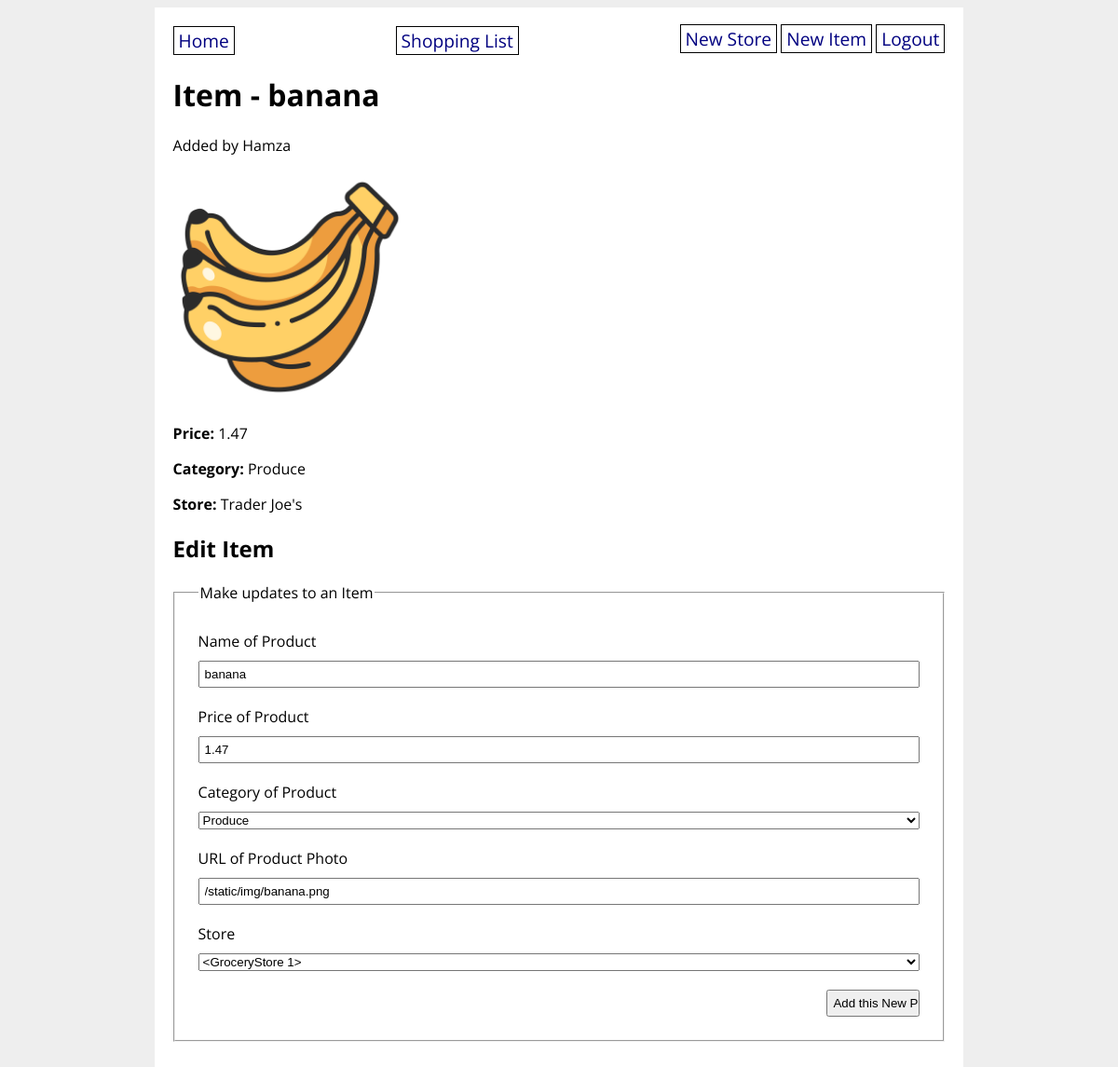
Before: /item/1 (signed in) with the older database file.
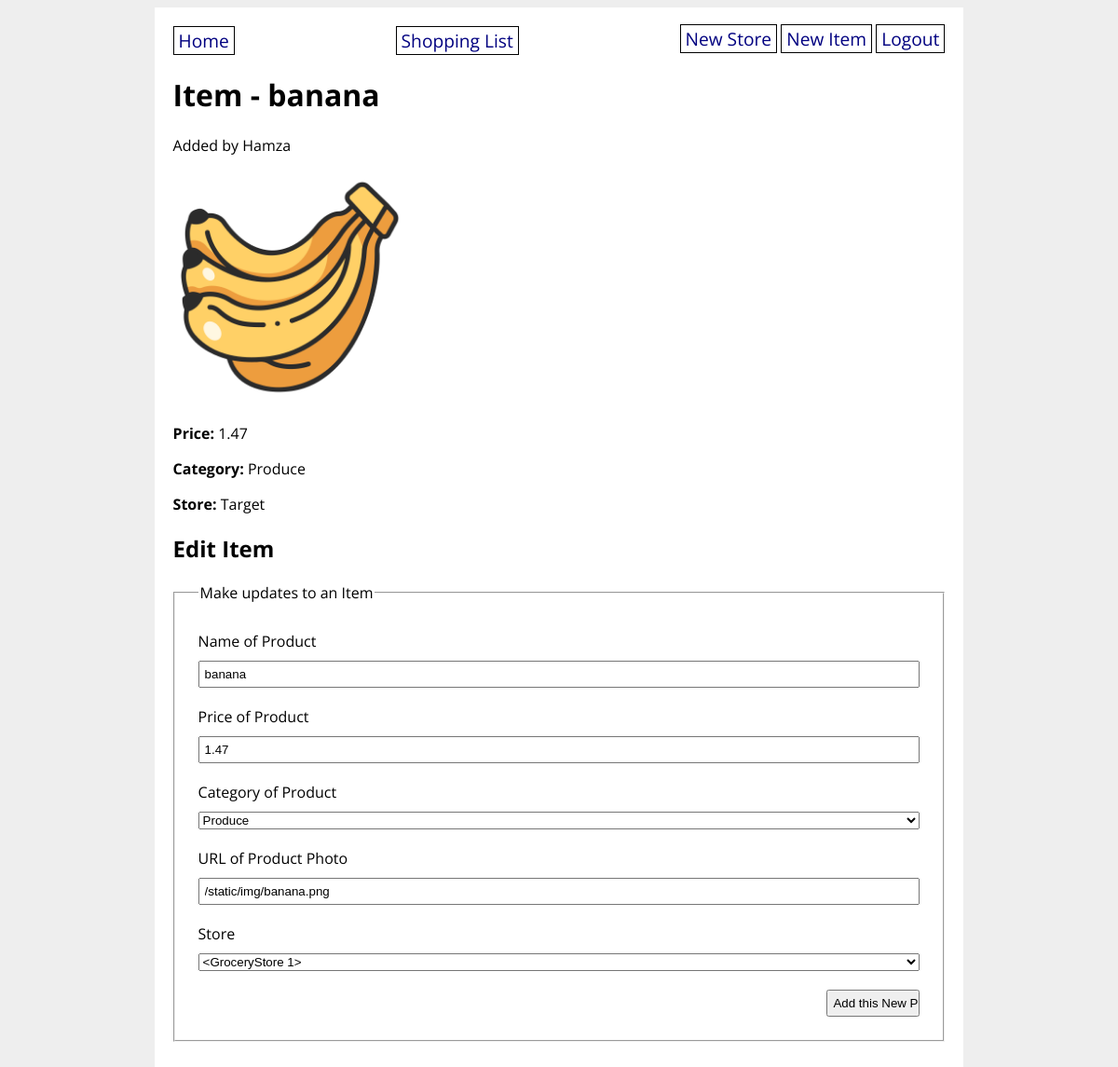
After: the same page with the newer database file.
### grocery_app/models.py (models this page shows)
class GroceryStore(db.Model):
    id = db.Column(db.Integer, primary_key=True)
    title = db.Column(db.String(80), nullable=False)
    address = db.Column(db.String(200), nullable=False)
    items = db.relationship('GroceryItem', back_populates='store')
    created_by_id = db.Column(db.Integer, db.ForeignKey('user.id'))
    created_by = db.relationship('User')

### grocery_app/routes.py (the view, shortened to what this page needs)
@main.route('/item/<item_id>', methods=['GET', 'POST'])
@login_required
def item_detail(item_id):
    item = GroceryItem.query.filter_by(id=item_id).one()
    form = GroceryItemForm(obj=item)
    item = GroceryItem.query.filter_by(id=item_id).one()
    return render_template('item_detail.html', item=item, form=form)

### grocery_app/forms.py
class GroceryItemForm(FlaskForm):
    name = StringField('Name of Product', validators=[DataRequired(), Length(min=3, max=80)])
    price = FloatField('Price of Product', validators=[DataRequired()])
    category = SelectField('Category of Product', choices=ItemCategory.choices())
    photo_url = StringField('URL of Product Photo')
    store = QuerySelectField('Store', query_factory=lambda: GroceryStore.query, allow_blank=False)
    submit = SubmitField('Add this New Product')

### grocery_app/__init__.py (called while the page is built)
@login_manager.user_loader
def load_user(user_id):
    return User.query.get(user_id)

### grocery_app/utils.py (called while the page is built)
    def __str__(self):
        return str(self.value)

### grocery_app/templates/item_detail.html (shortened to what this page needs)
{% extends 'base.html' %}
{% block content %}
<h1>Item - {{ item.name }}</h1>
<p>Added by {{ item.created_by.username }}</p>
<p><img src="{{ item.photo_url }}" width="250px" height="250px"></p>
<p><strong>Price:</strong> {{ item.price }}</p>
<p><strong>Category:</strong> {{ item.category }}</p>
<p><strong>Store:</strong> {{ item.store.title }}</p>
<h2>Edit Item</h2>
<form method="POST" action="{{ url_for('main.item_detail', item_id=item.id) }}">
    <fieldset>
        <legend>Make updates to an Item</legend>
        {{form.name.label}}
        {{form.name}}
        {{form.price.label}}
        {{form.price}}
        {{form.category.label}}
        {{form.category}}
        {{form.photo_url.label}}
        {{form.photo_url}}
        {{form.store.label}}
        {{form.store}}
        {{form.submit}}
    </fieldset>
</form>
{% endblock %}

Changed rows visible on the page:
changed GroceryStore: store "Trader Joe's" → "Target"
